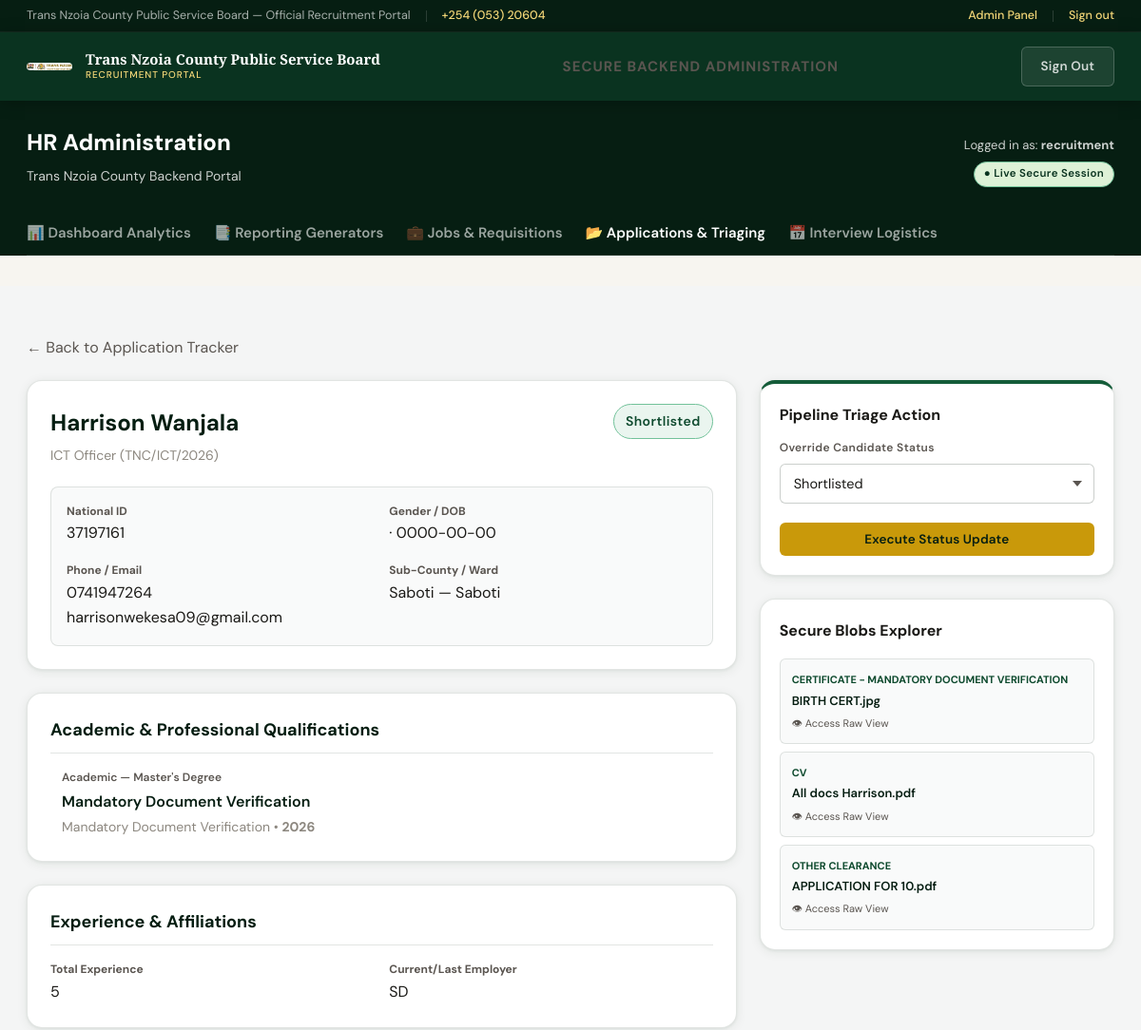
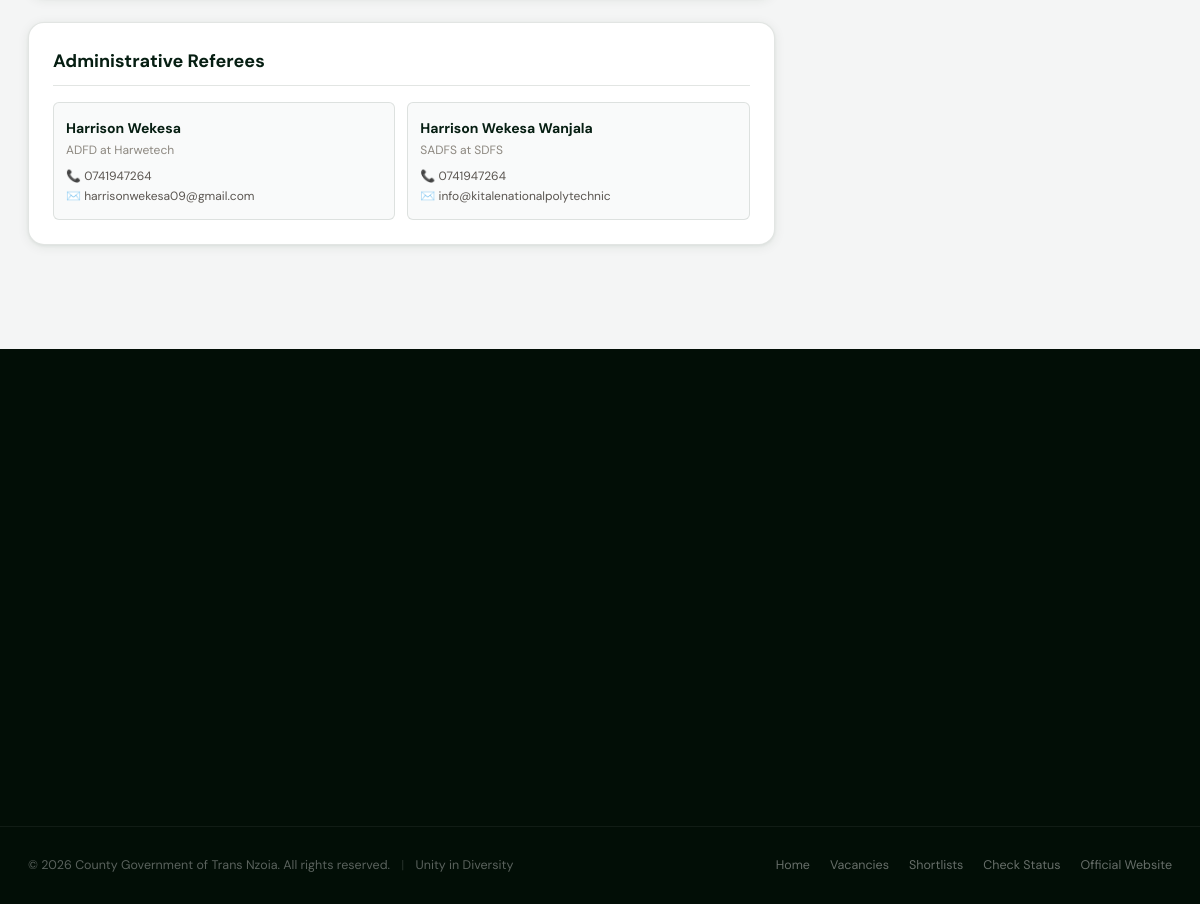
Page /admin/view_application.php?id=11 (signed in) on the committed database (2 pictures, top to bottom).
### tables this page shows
CREATE TABLE `applications` (
  `id` int(10) unsigned NOT NULL AUTO_INCREMENT,
  `ref_no` varchar(20) NOT NULL,
  `job_id` int(10) unsigned NOT NULL,
  `user_id` int(10) unsigned DEFAULT NULL,
  `first_name` varchar(80) NOT NULL,
  `last_name` varchar(80) NOT NULL,
  `id_no` varchar(20) NOT NULL,
  `dob` date DEFAULT NULL,
  `gender` enum('Male','Female','Prefer not to say') DEFAULT NULL,
  `phone` varchar(20) NOT NULL,
  `email` varchar(160) NOT NULL,
  `degree` varchar(200) DEFAULT NULL,
  `institution` varchar(200) DEFAULT NULL,
  `kism_no` varchar(40) DEFAULT NULL,
  `experience` varchar(60) DEFAULT NULL,
  `current_employer` varchar(200) DEFAULT NULL,
  `cover_letter` text DEFAULT NULL,
  `sub_county` varchar(60) DEFAULT NULL,
  `ward` varchar(80) DEFAULT NULL,
  `postal_address` varchar(200) DEFAULT NULL,
  `status` enum('Received','Under Review','Shortlisted','Not Shortlisted','Interview Scheduled','Hired','Rejected') NOT NULL DEFAULT 'Received',
  `reviewer_notes` text DEFAULT NULL,
  `reviewed_by` int(10) unsigned DEFAULT NULL,
  `reviewed_at` datetime DEFAULT NULL,
  `submitted_at` datetime NOT NULL DEFAULT current_timestamp(),
  `updated_at` datetime NOT NULL DEFAULT current_timestamp() ON UPDATE current_timestamp(),
  PRIMARY KEY (`id`),
  UNIQUE KEY `ref_no` (`ref_no`),
  KEY `user_id` (`user_id`),
  KEY `reviewed_by` (`reviewed_by`),
  KEY `idx_job_id` (`job_id`),
  KEY `idx_status` (`status`),
  KEY `idx_sub_county` (`sub_county`),
  KEY `idx_ref_no` (`ref_no`),
  CONSTRAINT `applications_ibfk_1` FOREIGN KEY (`job_id`) REFERENCES `jobs` (`id`) ON DELETE CASCADE,
  CONSTRAINT `applications_ibfk_2` FOREIGN KEY (`user_id`) REFERENCES `users` (`id`) ON DELETE SET NULL,
  CONSTRAINT `applications_ibfk_3` FOREIGN KEY (`reviewed_by`) REFERENCES `users` (`id`) ON DELETE SET NULL
);

CREATE TABLE `users` (
  `id` int(10) unsigned NOT NULL AUTO_INCREMENT,
  `username` varchar(80) NOT NULL,
  `email` varchar(160) NOT NULL,
  `password_hash` varchar(255) NOT NULL,
  `role` enum('superadmin','admin','hr','applicant') NOT NULL DEFAULT 'applicant',
  `full_name` varchar(160) DEFAULT NULL,
  `is_active` tinyint(1) NOT NULL DEFAULT 1,
  `last_login` datetime DEFAULT NULL,
  `created_at` datetime NOT NULL DEFAULT current_timestamp(),
  `updated_at` datetime NOT NULL DEFAULT current_timestamp() ON UPDATE current_timestamp(),
  `sub_county` varchar(100) DEFAULT NULL,
  `ward` varchar(100) DEFAULT NULL,
  `id_doc_front` varchar(255) DEFAULT NULL,
  `id_doc_back` varchar(255) DEFAULT NULL,
  `id_verified` tinyint(1) DEFAULT 0,
  `phone` varchar(20) DEFAULT NULL,
  `dob` date DEFAULT NULL,
  `gender` enum('Male','Female','Prefer not to say') DEFAULT NULL,
  PRIMARY KEY (`id`),
  UNIQUE KEY `username` (`username`),
  UNIQUE KEY `email` (`email`),
  KEY `idx_role` (`role`),
  KEY `idx_email` (`email`)
);

CREATE TABLE `jobs` (
  `id` int(10) unsigned NOT NULL AUTO_INCREMENT,
  `job_code` varchar(30) NOT NULL,
  `title` varchar(200) NOT NULL,
  `department` varchar(200) NOT NULL,
  `type` enum('Full-Time','Part-Time','Contract','Internship') NOT NULL DEFAULT 'Full-Time',
  `deadline` date NOT NULL,
  `posted_date` date NOT NULL DEFAULT curdate(),
  `status` varchar(50) DEFAULT 'Open',
  `vacancies` tinyint(3) unsigned NOT NULL DEFAULT 1,
  `min_experience` tinyint(3) unsigned NOT NULL DEFAULT 0,
  `salary_scale` varchar(80) DEFAULT NULL,
  `scope` enum('county_wide','ward_specific') NOT NULL DEFAULT 'county_wide',
  `target_sub_county` varchar(60) DEFAULT NULL,
  `target_ward` varchar(80) DEFAULT NULL,
  `description` text NOT NULL,
  `requirements` text DEFAULT NULL,
  `responsibilities` text DEFAULT NULL,
  `source` enum('manual','bulk_import') NOT NULL DEFAULT 'manual',
  `created_by` int(10) unsigned DEFAULT NULL,
  `created_at` datetime NOT NULL DEFAULT current_timestamp(),
  `updated_at` datetime NOT NULL DEFAULT current_timestamp() ON UPDATE current_timestamp(),
  `job_group` varchar(100) DEFAULT NULL,
  `terms` varchar(100) DEFAULT NULL,
  `duties` text DEFAULT NULL,
  PRIMARY KEY (`id`),
  UNIQUE KEY `job_code` (`job_code`),
  KEY `created_by` (`created_by`),
  KEY `idx_status` (`status`),
  KEY `idx_deadline` (`deadline`),
  CONSTRAINT `jobs_ibfk_1` FOREIGN KEY (`created_by`) REFERENCES `users` (`id`) ON DELETE SET NULL
);

CREATE TABLE `application_qualifications` (
  `id` int(10) unsigned NOT NULL AUTO_INCREMENT,
  `application_id` int(10) unsigned NOT NULL,
  `type` enum('Academic','Professional') NOT NULL,
  `level` varchar(100) NOT NULL,
  `title` varchar(200) NOT NULL,
  `institution` varchar(200) NOT NULL,
  `year_completed` year(4) NOT NULL,
  PRIMARY KEY (`id`),
  KEY `application_id` (`application_id`)
);

CREATE TABLE `application_referees` (
  `id` int(10) unsigned NOT NULL AUTO_INCREMENT,
  `application_id` int(10) unsigned NOT NULL,
  `name` varchar(160) NOT NULL,
  `designation` varchar(160) NOT NULL,
  `organization` varchar(160) NOT NULL,
  `phone` varchar(20) NOT NULL,
  `email` varchar(160) NOT NULL,
  PRIMARY KEY (`id`),
  KEY `application_id` (`application_id`)
);

CREATE TABLE `documents` (
  `id` int(10) unsigned NOT NULL AUTO_INCREMENT,
  `application_id` int(10) unsigned NOT NULL,
  `doc_type` varchar(100) NOT NULL,
  `original_name` varchar(255) NOT NULL,
  `stored_name` varchar(255) NOT NULL,
  `filepath` varchar(500) NOT NULL,
  `file_size` int(10) unsigned DEFAULT NULL,
  `mime_type` varchar(100) DEFAULT NULL,
  `uploaded_at` datetime NOT NULL DEFAULT current_timestamp(),
  PRIMARY KEY (`id`),
  KEY `idx_application_id` (`application_id`),
  CONSTRAINT `documents_ibfk_1` FOREIGN KEY (`application_id`) REFERENCES `applications` (`id`) ON DELETE CASCADE
);

### includes/auth.php (called while the page is built, shortened)
<?php
function h(?string $s): string {
    return htmlspecialchars($s ?? '', ENT_QUOTES, 'UTF-8');
}

### admin/view_application.php (the view, shortened to what this page needs)
<?php
require_once __DIR__ . '/../includes/auth.php';
$pdo = db();
$id = (int)($_GET['id'] ?? 0);
$app = $pdo->prepare("SELECT a.*, u.full_name, u.email, u.phone, u.gender, u.dob, u.username AS nat_id, u.ward, u.sub_county, j.title AS job_title, j.job_code
                      FROM applications a
                      JOIN users u ON a.user_id = u.id
                      JOIN jobs j ON a.job_id = j.id
                      WHERE a.id = ?");
$app->execute([$id]);
$app = $app->fetch(PDO::FETCH_ASSOC);
$quals = $pdo->prepare("SELECT * FROM application_qualifications WHERE application_id = ? ORDER BY year_completed DESC");
$quals->execute([$id]);
$quals = $quals->fetchAll(PDO::FETCH_ASSOC);
$refs = $pdo->prepare("SELECT * FROM application_referees WHERE application_id = ?");
$refs->execute([$id]);
$refs = $refs->fetchAll(PDO::FETCH_ASSOC);
$docs = $pdo->prepare("SELECT * FROM documents WHERE application_id = ? ORDER BY doc_type ASC");
$docs->execute([$id]);
$docs = $docs->fetchAll(PDO::FETCH_ASSOC);
$root = '../';
require_once __DIR__ . '/../includes/partials/header.php';
require_once __DIR__ . '/partials/admin_nav.php';
$lbl = APP_STATUSES[$app['status']] ?? ['label'=>$app['status'], 'class'=>'badge-neutral'];
?>
<div class="page-wrap" style="background:#f4f5f5;">
  <div class="container">
    <div style="margin-bottom:20px;">
      <a href="applications.php" style="color:var(--text-muted); text-decoration:none;">← Back to Application Tracker</a>
    </div>
    <div style="display:grid; grid-template-columns: 2fr 1fr; gap:24px;">
      <div>
        <div class="card" style="padding:24px; margin-bottom:24px;">
          <div style="display:flex; justify-content:space-between; align-items:flex-start; margin-bottom:20px;">
            <div>
              <h2 style="font-size:24px; font-weight:700; color:var(--green-900); margin-bottom:4px;"><?= h($app['full_name']) ?></h2>
              <div style="font-size:14px; color:var(--text-light);"><?= h($app['job_title']) ?> (<?= h($app['job_code']) ?>)</div>
            </div>
            <span class="badge <?= $lbl['class'] ?>" style="font-size:14px; padding:6px 12px;"><?= h($lbl['label']) ?></span>
          </div>
          <div style="display:grid; grid-template-columns:1fr 1fr; gap:16px; background:#f9fafa; padding:16px; border-radius:8px; border:1px solid var(--border);">
            <div><strong style="color:var(--text-muted);font-size:12px;display:block;">National ID</strong><?= h($app['nat_id']) ?></div>
            <div><strong style="color:var(--text-muted);font-size:12px;display:block;">Gender / DOB</strong><?= h($app['gender']??'—') ?> · <?= h($app['dob']??'—') ?></div>
            <div><strong style="color:var(--text-muted);font-size:12px;display:block;">Phone / Email</strong><?= h($app['phone']) ?><br><?= h($app['email']) ?></div>
            <div><strong style="color:var(--text-muted);font-size:12px;display:block;">Sub-County / Ward</strong><?= h($app['sub_county']??'—') ?> — <?= h($app['ward']??'—') ?></div>
          </div>
        </div>
        <div class="card" style="padding:24px; margin-bottom:24px;">
          <h3 style="font-size:18px; color:var(--green-900); margin-bottom:16px; padding-bottom:8px; border-bottom:1px solid var(--border);">Academic & Professional Qualifications</h3>
          <?php if(empty($quals)): ?>
            <div style="color:var(--text-light);font-size:14px;">No discrete qualifications natively bound.</div>
          <?php else: ?>
            <div style="display:flex; flex-direction:column; gap:12px;">
              <?php foreach($quals as $q): ?>
                <div style="border-left:3px solid var(--gold); padding-left:12px;">
                  <div style="font-size:12px;color:var(--text-muted);font-weight:600;"><?= h($q['type']) ?> — <?= h($q['level']) ?></div>
                  <div style="font-size:16px;color:var(--green-900);font-weight:600;margin:2px 0;"><?= h($q['title']) ?></div>
                  <div style="font-size:14px;color:var(--text-light);"><?= h($q['institution']) ?> • <strong><?= h($q['year_completed']) ?></strong></div>
                </div>
              <?php endforeach; ?>
            </div>
          <?php endif; ?>
        </div>
        <div class="card" style="padding:24px; margin-bottom:24px;">
          <h3 style="font-size:18px; color:var(--green-900); margin-bottom:16px; padding-bottom:8px; border-bottom:1px solid var(--border);">Experience & Affiliations</h3>
          <div style="display:grid; grid-template-columns:1fr 1fr; gap:16px;">
            <div><strong style="color:var(--text-muted);font-size:12px;display:block;">Total Experience</strong><?= h($app['experience']?:'—') ?></div>
            <div><strong style="color:var(--text-muted);font-size:12px;display:block;">Current/Last Employer</strong><?= h($app['current_employer']?:'—') ?></div>
          </div>
        </div>
        <div class="card" style="padding:24px; margin-bottom:24px;">
          <h3 style="font-size:18px; color:var(--green-900); margin-bottom:16px; padding-bottom:8px; border-bottom:1px solid var(--border);">Administrative Referees</h3>
          <?php if(empty($refs)): ?>
            <div style="color:var(--text-light);font-size:14px;">No referees securely mapped.</div>
          <?php else: ?>
            <div style="display:grid; grid-template-columns:1fr 1fr; gap:12px;">
              <?php foreach($refs as $r): ?>
                <div style="background:#f9fafa; border:1px solid var(--border); padding:12px; border-radius:6px;">
                  <strong style="color:var(--green-900);font-size:14px;"><?= h($r['name']) ?></strong>
                  <div style="font-size:12px;color:var(--text-light); margin-bottom:6px;"><?= h($r['designation']) ?> at <?= h($r['organization']) ?></div>
                  <div style="font-size:12px;color:var(--text-muted);">📞 <?= h($r['phone']) ?><br>✉️ <?= h($r['email']?:'N/A') ?></div>
                </div>
              <?php endforeach; ?>
            </div>
          <?php endif; ?>
        </div>
      </div>
      <div>
        <div class="card" style="padding:20px; margin-bottom:24px; border-top:4px solid var(--green-600);">
          <h3 style="font-size:16px; margin-bottom:12px;">Pipeline Triage Action</h3>
          <form method="POST">
            <div class="form-group">
              <label class="form-label" style="font-size:12px; color:var(--text-muted);">Override Candidate Status</label>
              <select name="status" class="form-select">
                <?php foreach (APP_STATUSES as $s => $cfg): ?>
                  <option value="<?= $s ?>" <?= $app['status']===$s?'selected':'' ?>><?= h($cfg['label']) ?></option>
                <?php endforeach; ?>
              </select>
            </div>
            <button type="submit" class="btn btn-gold" style="width:100%;">Execute Status Update</button>
          </form>
        </div>
        <div class="card" style="padding:20px;">
          <h3 style="font-size:16px; margin-bottom:16px;">Secure Blobs Explorer</h3>
          <?php if(empty($docs)): ?>
            <p style="font-size:13px; color:var(--text-muted);">No documents extracted in transmission array.</p>
          <?php else: ?>
            <div style="display:flex; flex-direction:column; gap:8px;">
              <?php foreach($docs as $doc): ?>
                <a href="<?= $root ?><?= h($doc['filepath']) ?>" target="_blank" style="display:block; padding:12px; background:#f9fafa; border:1px solid var(--border); border-radius:6px; text-decoration:none; transition:0.2s;" onmouseover="this.style.background='#fff';this.style.borderColor='var(--green-400)'" onmouseout="this.style.background='#f9fafa';this.style.borderColor='var(--border)'">
                  <div style="font-size:11px; font-weight:700; color:var(--green-700); text-transform:uppercase; margin-bottom:2px;"><?= h($doc['doc_type']) ?></div>
                  <div style="font-size:13px; color:var(--green-900); font-weight:600; text-overflow:ellipsis; overflow:hidden; white-space:nowrap;"><?= h($doc['original_name']) ?></div>
                  <div style="font-size:11px; color:var(--text-muted); margin-top:4px;">👁 Access Raw View</div>
                </a>
              <?php endforeach; ?>
            </div>
          <?php endif; ?>
        </div>
      </div>
    </div>
  </div>
</div>
<?php require_once __DIR__ . '/../includes/partials/footer.php'; ?>

### rows in the picture
applications: user.full_name "Harrison Wanjala", job.title "ICT Officer", job.job_code "TNC/ICT/2026", status "Shortlisted", user.username "37197161", user.dob "0000-00-00", user.phone "0741947264", user.email "harrisonwekesa09@gmail.com", user.sub_county "Saboti", user.ward "Saboti", experience "5", current_employer "SD"
application_qualifications: type "Academic", level "Master's Degree", title "Mandatory Document Verification", institution "Mandatory Document Verification", year_completed "2026"
application_referees: name "Harrison Wekesa", designation "ADFD", organization "Harwetech", phone "0741947264", email "harrisonwekesa09@gmail.com"
application_referees: name "Harrison Wekesa Wanjala", designation "SADFS", organization "SDFS", phone "0741947264", email "info@kitalenationalpolytechnic"
documents: doc_type "CERTIFICATE - MANDATORY DOCUMENT VERIFICATION", original_name "BIRTH CERT.jpg"
documents: doc_type "CV", original_name "All docs Harrison.pdf"
documents: doc_type "OTHER CLEARANCE", original_name "APPLICATION FOR 10.pdf"

### other values in the picture
auth_user()['username'] "recruitment"
form field status "Shortlisted"
